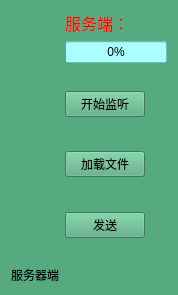
<?xml version="1.0" encoding="UTF-8"?>
<ui version="4.0">
 <class>Widget</class>
 <widget class="QWidget" name="Widget">
  <property name="geometry">
   <rect>
    <x>0</x>
    <y>0</y>
    <width>178</width>
    <height>295</height>
   </rect>
  </property>
  <property name="windowTitle">
   <string>Widget</string>
  </property>
  <property name="styleSheet">
   <string notr="true">background-color: rgb(85, 170, 127);</string>
  </property>
  <layout class="QGridLayout" name="gridLayout">
   <item row="0" column="1">
    <widget class="QLabel" name="label">
     <property name="font">
      <font>
       <pointsize>12</pointsize>
      </font>
     </property>
     <property name="styleSheet">
      <string notr="true">color: rgb(255, 0, 0);</string>
     </property>
     <property name="text">
      <string>服务端：</string>
     </property>
    </widget>
   </item>
   <item row="1" column="0">
    <spacer name="horizontalSpacer_3">
     <property name="orientation">
      <enum>Qt::Horizontal</enum>
     </property>
     <property name="sizeHint" stdset="0">
      <size>
       <width>40</width>
       <height>20</height>
      </size>
     </property>
    </spacer>
   </item>
   <item row="1" column="1" colspan="2">
    <widget class="QProgressBar" name="serverProgressBar">
     <property name="styleSheet">
      <string notr="true">background-color: rgb(170, 255, 255);</string>
     </property>
     <property name="value">
      <number>0</number>
     </property>
    </widget>
   </item>
   <item row="2" column="0">
    <spacer name="horizontalSpacer">
     <property name="orientation">
      <enum>Qt::Horizontal</enum>
     </property>
     <property name="sizeHint" stdset="0">
      <size>
       <width>45</width>
       <height>20</height>
      </size>
     </property>
    </spacer>
   </item>
   <item row="2" column="1">
    <layout class="QVBoxLayout" name="verticalLayout">
     <item>
      <spacer name="verticalSpacer_3">
       <property name="orientation">
        <enum>Qt::Vertical</enum>
       </property>
       <property name="sizeHint" stdset="0">
        <size>
         <width>17</width>
         <height>33</height>
        </size>
       </property>
      </spacer>
     </item>
     <item>
      <widget class="QPushButton" name="startButton">
       <property name="text">
        <string>开始监听</string>
       </property>
      </widget>
     </item>
     <item>
      <spacer name="verticalSpacer">
       <property name="orientation">
        <enum>Qt::Vertical</enum>
       </property>
       <property name="sizeHint" stdset="0">
        <size>
         <width>20</width>
         <height>40</height>
        </size>
       </property>
      </spacer>
     </item>
     <item>
      <widget class="QPushButton" name="addFileButton">
       <property name="text">
        <string>加载文件</string>
       </property>
      </widget>
     </item>
     <item>
      <spacer name="verticalSpacer_2">
       <property name="orientation">
        <enum>Qt::Vertical</enum>
       </property>
       <property name="sizeHint" stdset="0">
        <size>
         <width>20</width>
         <height>40</height>
        </size>
       </property>
      </spacer>
     </item>
     <item>
      <widget class="QPushButton" name="sendpushButton">
       <property name="text">
        <string>发送</string>
       </property>
      </widget>
     </item>
     <item>
      <spacer name="verticalSpacer_4">
       <property name="orientation">
        <enum>Qt::Vertical</enum>
       </property>
       <property name="sizeHint" stdset="0">
        <size>
         <width>17</width>
         <height>33</height>
        </size>
       </property>
      </spacer>
     </item>
    </layout>
   </item>
   <item row="2" column="2">
    <spacer name="horizontalSpacer_2">
     <property name="orientation">
      <enum>Qt::Horizontal</enum>
     </property>
     <property name="sizeHint" stdset="0">
      <size>
       <width>20</width>
       <height>20</height>
      </size>
     </property>
    </spacer>
   </item>
   <item row="3" column="0">
    <widget class="QLabel" name="serverStatusLabel">
     <property name="text">
      <string>服务器端</string>
     </property>
    </widget>
   </item>
  </layout>
 </widget>
 <layoutdefault spacing="6" margin="11"/>
 <resources/>
 <connections/>
</ui>
